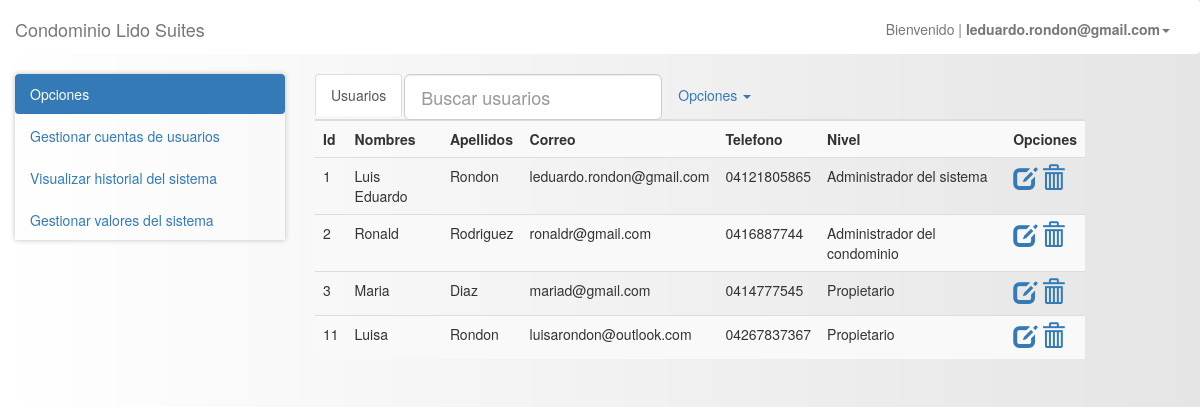
The app's page /pages/?usuarios (signed in) with its own data.
### tables this page shows
CREATE TABLE `usuarios` (
  `id_usuario` int(10) UNSIGNED NOT NULL,
  `id_nivel` int(10) UNSIGNED NOT NULL,
  `nombres` varchar(100) NOT NULL,
  `apellidos` varchar(100) NOT NULL,
  `correo` varchar(100) NOT NULL,
  `contrasena` varchar(100) NOT NULL,
  `telefono` varchar(100) NOT NULL,
  `created` timestamp NOT NULL DEFAULT CURRENT_TIMESTAMP
);

CREATE TABLE `niveles` (
  `id_nivel` int(10) UNSIGNED NOT NULL,
  `nivel` varchar(100) NOT NULL,
  `descripcion` varchar(100) NOT NULL,
  `created` timestamp NOT NULL DEFAULT CURRENT_TIMESTAMP
);

### models/db.php (called while the page is built)
<?php
class db
{
    public static function conexion(){
        $conexion = new mysqli('localhost', 'root', '19651249', 'lidosuites', '3306');
        $conexion->query("SET NAMES 'utf8'");
        return $conexion;
    }
}

### models/usuario.php (called while the page is built, shortened)
<?php
require_once 'db.php';
class Usuario{
	private $db;
	private $usuario;
	public function __construct(){
		$this->db=db::conexion();
		$this->usuario=array();
	}
    public function getUsuarios(){
        $sql = $this->db->query("SELECT usuarios.id_usuario, usuarios.correo,
                                        usuarios.nombres, usuarios.apellidos,
                                        usuarios.contrasena, usuarios.id_nivel,
                                        usuarios.telefono, usuarios.created,
                                        niveles.id_nivel, niveles.nivel, niveles.created
                                            FROM usuarios
                                                INNER JOIN niveles on usuarios.id_nivel = niveles.id_nivel");
        while($filas = $sql->fetch_assoc()){
            $this->usuario[] = $filas;
        }
        return $this->usuario;
    }
}

### views/config/usuarios/detalle.phtml (the view, shortened to what this page needs)
<ul class="nav nav-tabs nav-justified">
  <ul class="nav nav-tabs" role="tablist">
    <li role="presentation" class="active"><a href="!#detalle" aria-controls="detalle" role="tab" data-toggle="tab">Usuarios</a></li>
   	<li role="presentation">
		<div class="input-group input-group-lg">
			<input class="form-control" type="text" id="searchUsuario" placeholder="Buscar usuarios">
		</div>
	</li>
   	<li role="presentation" class="dropdown"><a href="" class="dropdown-toggle" id="options" data-toggle="dropdown" aria-controls="options-contents" aria-expanded="false">Opciones <span class="caret"></span></a>
	</li>
  </ul>
  <div class="tab-content">
    <div role="tabpanel" class="tab-pane active" id="detalle">
    	<table class="table table-striped" id="tablaUsuario">
    		<tr>
    			<th>Id</th>
    			<th>Nombres</th>
    			<th>Apellidos</th>
    			<th>Correo</th>
    			<th>Telefono</th>
    			<th>Nivel</th>
    			<th>Opciones</th>
    		</tr>
    		<?php for($i=0; $i<count($usuarios); $i++){ $rs = $usuarios[$i]; ?>
    		<tr>
    			<td><?php echo $rs['id_usuario']; ?></td>
    			<td><?php echo $rs['nombres']; ?></td>
    			<td><?php echo $rs['apellidos']; ?></td>
    			<td><?php echo $rs['correo']; ?></td>
    			<td><?php echo $rs['telefono']; ?></td>
    			<td><?php echo $rs['nivel']; ?></td>
    			<td>
    				<a href="#" onclick="editUsuario(this);" ><i class="glyphicon glyphicon-edit"></i></a>
    				<a href="#" onclick="delUsuario(this);" ><i class="glyphicon glyphicon-trash"></i></a>
    			</td>
    		</tr><?php } ?>
    	</table>
    </div>
  </div>

### public/css/style.css (style rules this page uses)
body { background: linear-gradient(to right, rgba(255, 255, 255, 0), rgba(0, 0, 0, 0.1)); }
.glyphicon { font-size: 1.7em; }

### records on screen
usuarios: id_usuario "1", nombres "Luis Eduardo", apellidos "Rondon", correo "leduardo.rondon@gmail.com", telefono "04121805865", id_nivel.nivel "Administrador del sistema"
usuarios: id_usuario "2", nombres "Ronald", apellidos "Rodriguez", correo "ronaldr@gmail.com", telefono "0416887744", id_nivel.nivel "Administrador del condominio"
usuarios: id_usuario "3", nombres "Maria", apellidos "Diaz", correo "mariad@gmail.com", telefono "0414777545", id_nivel.nivel "Propietario"
usuarios: id_usuario "11", nombres "Luisa", apellidos "Rondon", correo "luisarondon@outlook.com", telefono "04267837367", id_nivel.nivel "Propietario"

### other values on screen
$_SESSION['login'] "leduardo.rondon@gmail.com"
